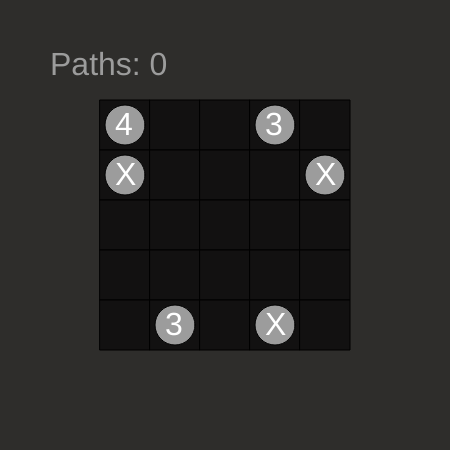
Frame 1 (no input)
Frame 60 (no input): identical to frame 1, image omitted
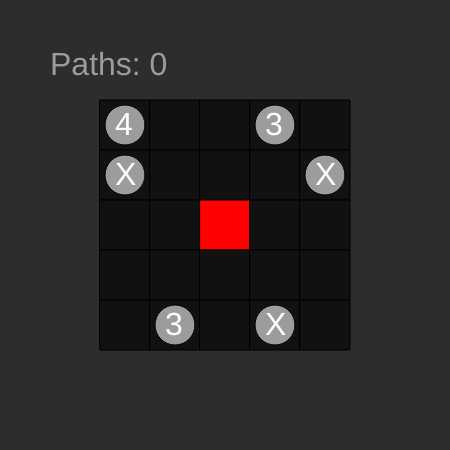
Frame 120 (the mouse pressed at the canvas centre since frame 60)

The p5.js sketch that drew these frames (run headless with seeded random() and noise() and a simulated clock; from frame 60 on, the mouse is pressed at the canvas centre):

// p5.js sketch
// ── sketch.js
var grid;
var paths = [];
var currentPath;

function setup() {
  createCanvas(450, 450);

  grid = new Grid();
  currentPath = new Path();
}

function mouseDragged() {
  var currentSquare = grid.getMouseSquare();

  if (currentSquare) {
    if ((currentPath.length == 0 && currentSquare.startSquare > 0) || currentPath.length > 0) {
      if (currentSquare.startSquare > 0) {
        currentPath.maxLength = currentSquare.startSquare;
      }

      currentPath.addPoint(currentSquare.center());
    }
  }
}

function mouseClicked() {
  if (currentPath.length > 0) {
    paths.push(currentPath);
    currentPath = new Path();
  }
}

function draw() {
  background(46, 45, 43);

  fill(156, 156, 156);
  textSize(32);
  text('Paths: ' + paths.length, 50, 75);

  grid.draw();

  for (let i = 0; i < paths.length; i++) {
    paths[i].draw();
  }

  currentPath.draw();
}
// ── grid.js
class Grid {
  constructor() {
    this._grid = [
      ['x', 'x', 'x', 'x', 'x'],
      ['x', 'x', 'x', 'x', 'x'],
      ['x', 'x', 'x', 'x', 'x'],
      ['x', 'x', 'x', 'x', 'x'],
      ['x', 'x', 'x', 'x', 'x']
    ];

    var gridDesign = [
      ['4', '', '', '3', ''],
      ['x', '', '', '', 'x'],
      ['', '', '', '', ''],
      ['', '', '', '', ''],
      ['', '3', '', 'x', '']
    ];

    var xOffset = 100;
    var yOffset = 100;

    for (var y = 0; y < this._grid.length; y++) {
      for (var x = 0; x < this._grid[y].length; x++) {
        var start = 0;
        var end = false;

        if (gridDesign[y][x] != '') {
          if (gridDesign[y][x] == 'x') {
            end = true;
          }
          else {
            start = parseInt(gridDesign[y][x]);
          }
        }
        this._grid[y][x] = new Square(xOffset + (x * 50), yOffset + (y * 50), start, end);
      }
    }
  }

  draw() {
    for (var y = 0; y < this._grid.length; y++) {
      for (var x = 0; x < this._grid[y].length; x++) {
        this._grid[y][x].draw();
      }
    }
  }

  getSquareAtPosition(posX, posY) {
    for (var y = this._grid.length - 1; y >= 0; y--) {
      if (this._grid[y][0].y < posY) {
        for (var x = this._grid[y].length - 1; x >= 0; x--) {
          if (this._grid[y][x].x < posX) {
            var centerPoint = this._grid[y][x].center();

            if (Math.abs(centerPoint.x - posX) < 15 &&
              Math.abs(centerPoint.y - posY) < 15) {
              return this._grid[y][x];
            }
          }
        }
      }
    }
  }
}
// ── path.js
class Path {
  constructor() {
    this._points = [];
    this._currentPoint = null;
    this._previousPoint = null;
    this._maxLength = 100;
  }

  get length() {
    return this._points.length;
  }

  set maxLength(length) {
    this._maxLength = length;
  }

  get lastPoint() {
    return this._points[this._points.length - 1];
  }

  addPoint(point) {
    // cant move diagonally
    if (this._currentPoint && this._currentPoint.x != point.x && this._currentPoint.y != point.y) {
      return;
    }

    if (this._previousPoint && point.x == this._previousPoint.x && point.y == this._previousPoint.y) {
      this._points.pop();
      this._currentPoint = this._points[this._points.length - 1];
      this._previousPoint = this._points[this._points.length - 2];
    } else {

      // cant move into existing path point
      for (var i = 0; i < this._points.length; i++) {
        if (this._points[i].x == point.x && this._points[i].y == point.y) {
          return;
        }
      }


      // path can be longer than max length
      if (this._points.length == this._maxLength) {
        return;
      }

      this._points.push(point);

      this._previousPoint = this._currentPoint;
      this._currentPoint = point;
    }
  }

  draw() {
    for (var i = 0; i < this._points.length; i++) {
      fill('blue');
      ellipse(this._points[i].x, this._points[i].y, this._points[i].diameter, this._points[i].diameter);
      noFill();
    }
  }
}
// ── point.js
class Point {
  constructor(x, y) {
    this._x = x;
    this._y = y;
    this._diameter = 20;
  }

  get x() {
    return this._x;
  }

  get y() {
    return this._y;
  }

  get diameter() {
    return this._diameter;
  }
}
// ── square.js
class Square {
  constructor(x, y, start, end) {
    this._x = x;
    this._y = y;
    this._startSquare = start;
    this._endSquare = end;

    this._width = 50;
    this._height = 50;
  }

  get x() {
    return this._x;
  }

  get y() {
    return this._y;
  }

  get startSquare() {
    return this._startSquare;
  }

  get endSquare() {
    return this._endSquare;
  }

  draw() {
    if (mouseX > this._x &&
      mouseX < this._x + this._width &&
      mouseY > this._y &&
      mouseY < this._y + this._height) {
      fill('red');
    } else {
      fill(18, 17, 17);
    }

    rect(this._x, this._y, this._width, this._height);

    if (this._startSquare > 0) {
      fill(156, 156, 156);
      ellipse(this._x + 25, this._y + 25, 40, 40);
      fill('white');
      textSize(32);
      text(this._startSquare, this._x + 15, this._y + 35);
    }

    if (this._endSquare > 0) {
      fill(156, 156, 156);
      ellipse(this._x + 25, this._y + 25, 40, 40);
      fill('white');
      textSize(32);
      text("X", this._x + 15, this._y + 35);
    }
  }

  center() {
    return new Point(this._x + (this._width / 2), this._y + (this._height / 2));
  }
}
